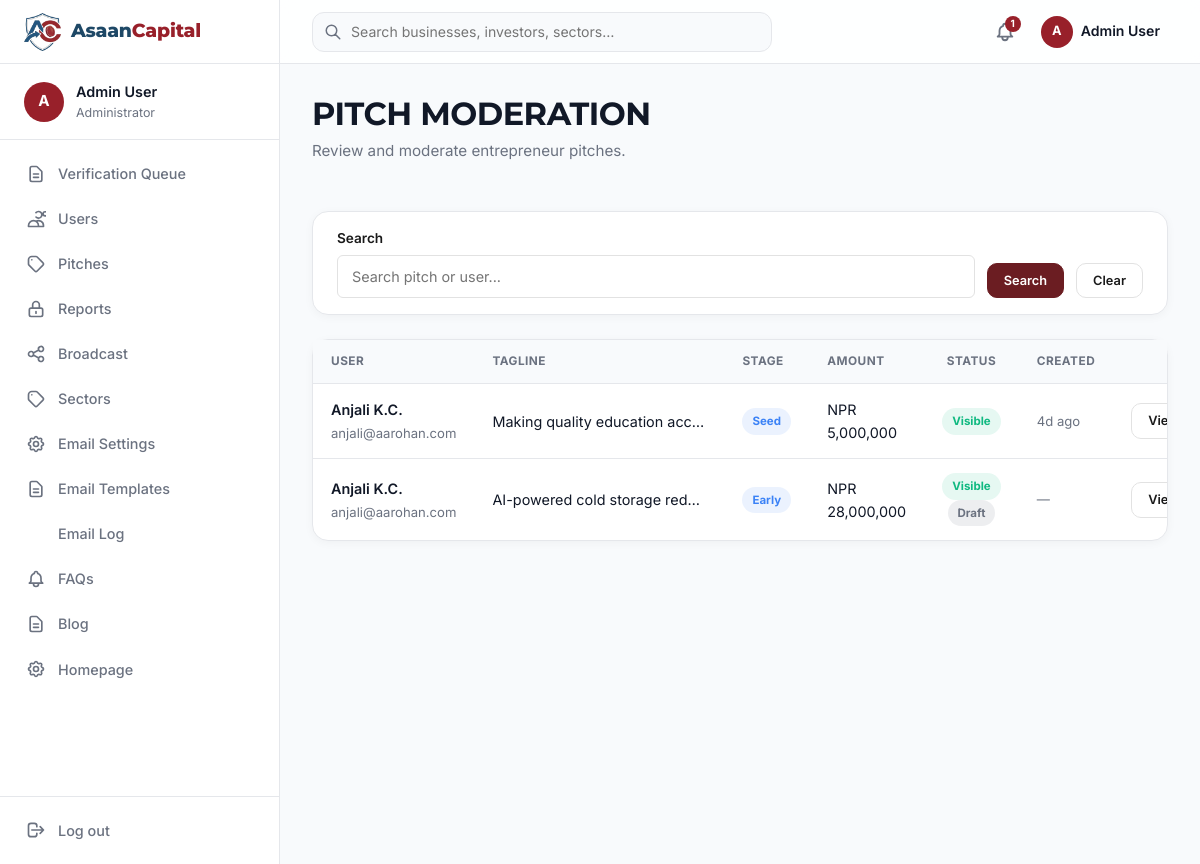
The page /admin/pitches.php (signed in) on the database its author committed.
### tables this page shows
CREATE TABLE `pitches` (
  `id` bigint(20) unsigned NOT NULL AUTO_INCREMENT,
  `user_id` bigint(20) unsigned NOT NULL,
  `tagline` varchar(140) DEFAULT NULL,
  `company_registration_number` varchar(255) DEFAULT NULL,
  `company_type` varchar(255) DEFAULT NULL,
  `short_summary` varchar(300) DEFAULT NULL,
  `product_stage` varchar(255) DEFAULT NULL,
  `problem_statement` text DEFAULT NULL,
  `solution` text DEFAULT NULL,
  `market_size` text DEFAULT NULL,
  `business_model` text DEFAULT NULL,
  `revenue_model` varchar(255) DEFAULT NULL,
  `monthly_revenue` decimal(15,2) DEFAULT NULL,
  `monthly_users` int(11) DEFAULT NULL,
  `growth_rate` decimal(5,2) DEFAULT NULL,
  `customer_retention` decimal(5,2) DEFAULT NULL,
  `traction` text DEFAULT NULL,
  `target_customers` text DEFAULT NULL,
  `competitors` varchar(255) DEFAULT NULL,
  `competitive_advantage` varchar(255) DEFAULT NULL,
  `funding_amount` decimal(15,2) DEFAULT NULL,
  `minimum_investment` decimal(15,2) DEFAULT NULL,
  `previous_funding` decimal(15,2) DEFAULT NULL,
  `previous_funding_source` varchar(255) DEFAULT NULL,
  `has_legal_disputes` tinyint(1) NOT NULL DEFAULT 0,
  `legal_details` text DEFAULT NULL,
  `existing_debt` text DEFAULT NULL,
  `business_type` varchar(255) DEFAULT NULL,
  `customer_type` varchar(255) DEFAULT NULL,
  `looking_for` varchar(255) DEFAULT NULL,
  `investor_involvement` varchar(255) DEFAULT NULL,
  `open_to_acquisition` tinyint(1) NOT NULL DEFAULT 0,
  `monthly_burn` decimal(15,2) DEFAULT NULL,
  `runway_months` int(11) DEFAULT NULL,
  `relocate_willingness` varchar(255) DEFAULT NULL,
  `matchmaking_tags` longtext DEFAULT NULL CHECK (json_valid(`matchmaking_tags`)),
  `equity_offered` decimal(5,2) DEFAULT NULL,
  `fund_usage` text DEFAULT NULL,
  `valuation` decimal(15,2) DEFAULT NULL,
  `pitch_deck` varchar(255) DEFAULT NULL,
  `financial_projections` varchar(255) DEFAULT NULL,
  `pitch_video_url` varchar(255) DEFAULT NULL,
  `stage` varchar(255) DEFAULT NULL,
  `sector_id` bigint(20) unsigned DEFAULT NULL,
  `is_active` tinyint(1) NOT NULL DEFAULT 1,
  `is_hidden` tinyint(1) NOT NULL DEFAULT 0,
  `is_featured` tinyint(1) NOT NULL DEFAULT 0,
  `completeness_score` tinyint(3) unsigned NOT NULL DEFAULT 0,
  `is_published` tinyint(1) NOT NULL DEFAULT 0,
  `views` int(11) NOT NULL DEFAULT 0,
  `created_at` timestamp NULL DEFAULT NULL,
  `updated_at` timestamp NULL DEFAULT NULL,
  PRIMARY KEY (`id`),
  KEY `pitches_user_id_foreign` (`user_id`),
  KEY `pitches_sector_id_foreign` (`sector_id`),
  CONSTRAINT `pitches_sector_id_foreign` FOREIGN KEY (`sector_id`) REFERENCES `sectors` (`id`) ON DELETE SET NULL,
  CONSTRAINT `pitches_user_id_foreign` FOREIGN KEY (`user_id`) REFERENCES `users` (`id`) ON DELETE CASCADE
);

CREATE TABLE `users` (
  `id` bigint(20) unsigned NOT NULL AUTO_INCREMENT,
  `name` varchar(255) NOT NULL,
  `email` varchar(255) NOT NULL,
  `role` varchar(255) NOT NULL DEFAULT 'entrepreneur',
  `account_type` varchar(255) DEFAULT NULL,
  `phone` varchar(255) DEFAULT NULL,
  `province` varchar(255) DEFAULT NULL,
  `district` varchar(255) DEFAULT NULL,
  `profile_photo` varchar(255) DEFAULT NULL,
  `company_name` varchar(255) DEFAULT NULL,
  `bio` text DEFAULT NULL,
  `linkedin_url` varchar(255) DEFAULT NULL,
  `website_url` varchar(255) DEFAULT NULL,
  `verification_status` varchar(255) NOT NULL DEFAULT 'unverified',
  `verified_at` timestamp NULL DEFAULT NULL,
  `is_admin` tinyint(1) NOT NULL DEFAULT 0,
  `is_suspended` tinyint(1) NOT NULL DEFAULT 0,
  `daily_request_count` int(11) NOT NULL DEFAULT 0,
  `daily_request_date` date DEFAULT NULL,
  `email_verified_at` timestamp NULL DEFAULT NULL,
  `last_login_at` timestamp NULL DEFAULT NULL,
  `failed_login_attempts` int(11) DEFAULT 0,
  `locked_until` timestamp NULL DEFAULT NULL,
  `password` varchar(255) NOT NULL,
  `remember_token` varchar(100) DEFAULT NULL,
  `created_at` timestamp NULL DEFAULT NULL,
  `updated_at` timestamp NULL DEFAULT NULL,
  `deleted_at` timestamp NULL DEFAULT NULL,
  PRIMARY KEY (`id`),
  UNIQUE KEY `users_email_unique` (`email`)
);

### config/helpers.php (called while the page is built, shortened)
<?php
function e(?string $s): string {
    return htmlspecialchars($s ?? '', ENT_QUOTES, 'UTF-8');
}
function money($amount): string {
    return 'NPR ' . number_format((float)$amount, 0);
}
function date_human(?string $datetime): string {
    if (!$datetime) return '—';
    $ts = strtotime($datetime);
    $diff = time() - $ts;
    if ($diff < 604800) return floor($diff / 86400) . 'd ago';
    return date('M j', $ts);
}
function paginate(PDOStatement $countStmt, int $page, int $perPage = 12): array {
    $total = (int)$countStmt->fetchColumn();
    $lastPage = max(1, (int)ceil($total / $perPage));
    $page = max(1, min($page, $lastPage));
    $offset = ($page - 1) * $perPage;
    return ['page' => $page, 'perPage' => $perPage, 'offset' => $offset, 'total' => $total, 'lastPage' => $lastPage];
}

### config/db.php (called while the page is built)
<?php
function db(): PDO {
    static $pdo = null;
    if ($pdo === null) {
        $dsn = 'mysql:host=' . DB_HOST . ';port=' . DB_PORT . ';dbname=' . DB_NAME . ';charset=' . DB_CHARSET;
        $pdo = new PDO($dsn, DB_USER, DB_PASS, [
            PDO::ATTR_ERRMODE => PDO::ERRMODE_EXCEPTION,
            PDO::ATTR_DEFAULT_FETCH_MODE => PDO::FETCH_ASSOC,
            PDO::ATTR_EMULATE_PREPARES => false,
        ]);
    }
    return $pdo;
}

### admin/pitches.php (the view, shortened to what this page needs)
<?php
$search = trim($_GET['search'] ?? '');
$page = max(1, (int)($_GET['page'] ?? 1));
$perPage = 20;
$where = ['1=1'];
$params = [];
$whereClause = implode(' AND ', $where);
$countStmt = db()->prepare("SELECT COUNT(*) FROM pitches p JOIN users u ON u.id = p.user_id WHERE $whereClause");
$countStmt->execute($params);
$pagi = paginate($countStmt, $page, $perPage);
$stmt = db()->prepare("SELECT p.*, u.name, u.email, u.is_suspended FROM pitches p JOIN users u ON u.id = p.user_id WHERE $whereClause ORDER BY p.created_at DESC LIMIT {$pagi['perPage']} OFFSET {$pagi['offset']}");
$stmt->execute($params);
$pitches = $stmt->fetchAll();
require __DIR__ . '/../includes/layout-admin.php';
?>
<form method="get" class="dash-filterbar">
  <div class="input-group grow">
    <label>Search</label>
    <input type="text" name="search" class="input" value="<?= e($search) ?>" placeholder="Search pitch or user...">
  </div>
  <button type="submit" class="btn btn-sm btn-primary">Search</button>
  <a href="<?= APP_URL ?>/admin/pitches" class="btn btn-sm btn-outline">Clear</a>
</form>
<div class="dash-panel">
  <div class="dash-table-wrap">
    <table class="dash-table">
      <thead><tr>
        <th>User</th><th>Tagline</th><th>Stage</th><th>Amount</th>
        <th class="ta-center">Status</th><th>Created</th><th class="ta-right">Actions</th>
      </tr></thead>
      <tbody>
      <?php foreach ($pitches as $p): ?>
        <tr>
          <td><span class="t-strong"><?= e($p['name']) ?></span><br><span class="t-muted"><?= e($p['email']) ?></span></td>
          <td style="max-width:250px;overflow:hidden;text-overflow:ellipsis;white-space:nowrap;"><?= e($p['tagline']) ?></td>
          <td><span class="dash-pill open"><?= e(ucfirst(str_replace('_', ' ', $p['stage']))) ?></span></td>
          <td><?= $p['funding_amount'] ? money($p['funding_amount']) : '—' ?></td>
          <td class="ta-center">
            <span class="dash-pill <?= $p['is_hidden'] ? 'draft' : 'published' ?>"><?= $p['is_hidden'] ? 'Hidden' : 'Visible' ?></span>
            <?php if (!$p['is_published']): ?> <span class="dash-pill draft">Draft</span><?php endif; ?>
          </td>
          <td class="t-muted"><?= date_human($p['created_at']) ?></td>
          <td class="ta-right">
            <span class="dash-table-actions">
              <a href="<?= APP_URL ?>/pitch/<?= $p['id'] ?>" target="_blank" class="btn btn-sm btn-outline">View</a>
            </span>
          </td>
        </tr>
      <?php endforeach; ?>
      </tbody>
    </table>
  </div>
</div>
<?php require __DIR__ . '/../includes/footer.php'; ?>

### includes/header.php (style rules this page uses)
html.scroll-smooth { scroll-behavior: smooth; }

### rows shown on the page
pitches: user.name "Anjali K.C.", user.email "anjali@aarohan.com", tagline "Making quality education acc…", stage "Seed", funding_amount "NPR 5,000,000", is_hidden "Visible", created_at "4d ago"
pitches: user.name "Anjali K.C.", user.email "anjali@aarohan.com", tagline "AI-powered cold storage red…", stage "Early", funding_amount "NPR 28,000,000", is_hidden "Visible", is_published "Draft", created_at "—"

### other values the page prints
$initial "A"
$user['name'] "Admin User"
$isAdmin ? 'Administrator' : ui_role_label($user['role'] ?? '') "Administrator"
$label "Verification Queue"
$label "Users"
$label "Pitches"
$label "Reports"
$label "Broadcast"
$label "Sectors"
$label "Email Settings"
$label "Email Templates"
$label "Email Log"
$label "FAQs"
$label "Blog"
$label "Homepage"
